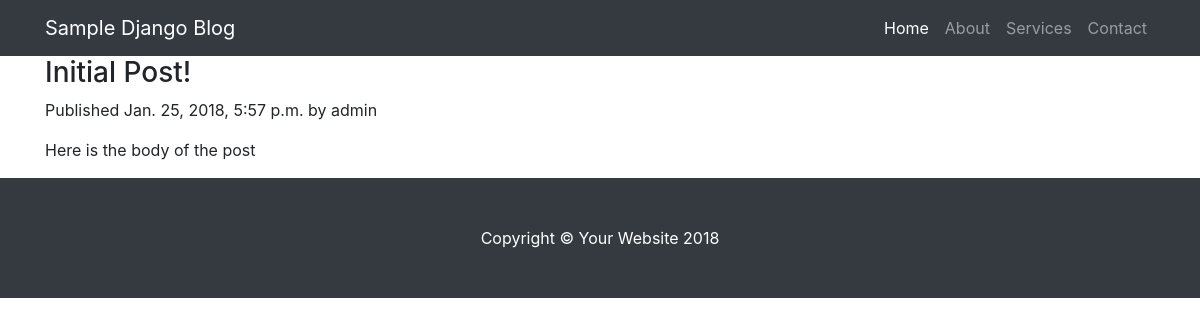
Page /blog/2018/01/25/initial-post/ on the committed database.
### blog/models.py (models this page shows, shortened)
class Post(models.Model):
    STATUS_CHOICES = (
        ('draft', 'Draft'),
        ('published', 'Published'),
    )
    title = models.CharField(max_length=250)
    slug = models.SlugField(max_length=250, unique_for_date='publish')
    author = models.ForeignKey(
        User,
        related_name='blog_posts',
        on_delete=models.PROTECT
        )
    body = models.TextField()
    publish = models.DateTimeField(default=timezone.now)
    created = models.DateTimeField(auto_now_add=True)
    updated = models.DateTimeField(auto_now=True)
    status = models.CharField(
        max_length=10,
        choices=STATUS_CHOICES,
        default='draft'
        )
    objects = models.Manager()  # The default manager
    published = PublishedManager()  # Custom manager for published posts
    class Meta:
        ordering = ('-publish',)

### blog/views.py (the view)
# urls.py: path('<int:year>/<int:month>/<int:day>/<slug:slug>/', PostDetailView.as_view(), name='post_detail')
class PostDetailView(View):
    def get(self, request, year, month, day, slug):
        post = get_object_or_404(
            Post,
            slug=slug,
            status='published',
            publish__year=year,
            publish__month=month,
            publish__day=day
        )
        return render(request, 'blog/post/detail.html', {'post': post})

### blog/templates/blog/post/detail.html
{% extends "blog/base.html" %}
{% block content %}
  <h3>{{ post.title }}</h3>
  <p class="date">Published {{ post.publish }} by {{ post.author }}</p>
  {{ post.body|linebreaks }}
{% endblock %}

### rows in the picture
Post: title "Initial Post!", publish "Jan. 25, 2018, 5:57 p.m.", author "admin", body "Here is the body of the post"
